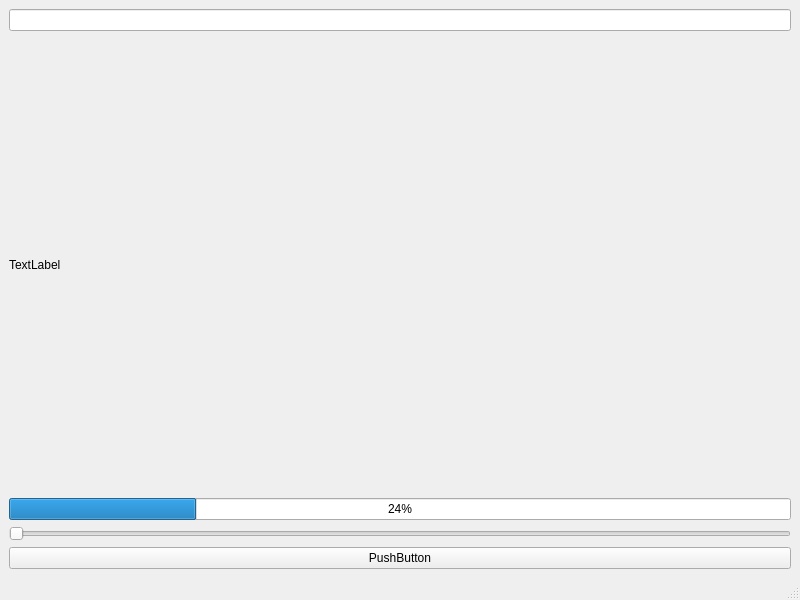
<?xml version="1.0" encoding="UTF-8"?>
<ui version="4.0">
 <class>MainWindow</class>
 <widget class="QMainWindow" name="MainWindow">
  <property name="geometry">
   <rect>
    <x>0</x>
    <y>0</y>
    <width>800</width>
    <height>600</height>
   </rect>
  </property>
  <property name="windowTitle">
   <string>MainWindow</string>
  </property>
  <widget class="QWidget" name="centralwidget">
   <property name="minimumSize">
    <size>
     <width>800</width>
     <height>0</height>
    </size>
   </property>
   <layout class="QVBoxLayout" name="verticalLayout_2">
    <item>
     <layout class="QGridLayout" name="gridLayout">
      <item row="3" column="0">
       <widget class="QSlider" name="horizontalSlider">
        <property name="orientation">
         <enum>Qt::Orientation::Horizontal</enum>
        </property>
       </widget>
      </item>
      <item row="4" column="0">
       <widget class="QPushButton" name="pushButton">
        <property name="text">
         <string>PushButton</string>
        </property>
       </widget>
      </item>
      <item row="2" column="0">
       <widget class="QProgressBar" name="progressBar">
        <property name="value">
         <number>24</number>
        </property>
       </widget>
      </item>
      <item row="0" column="0">
       <widget class="QLineEdit" name="lineEdit"/>
      </item>
      <item row="1" column="0">
       <widget class="QLabel" name="label">
        <property name="text">
         <string>TextLabel</string>
        </property>
       </widget>
      </item>
      <item row="1" column="1">
       <layout class="QVBoxLayout" name="layoutProducts"/>
      </item>
     </layout>
    </item>
   </layout>
  </widget>
  <widget class="QMenuBar" name="menubar">
   <property name="geometry">
    <rect>
     <x>0</x>
     <y>0</y>
     <width>800</width>
     <height>22</height>
    </rect>
   </property>
  </widget>
  <widget class="QStatusBar" name="statusbar"/>
 </widget>
 <resources/>
 <connections/>
</ui>
